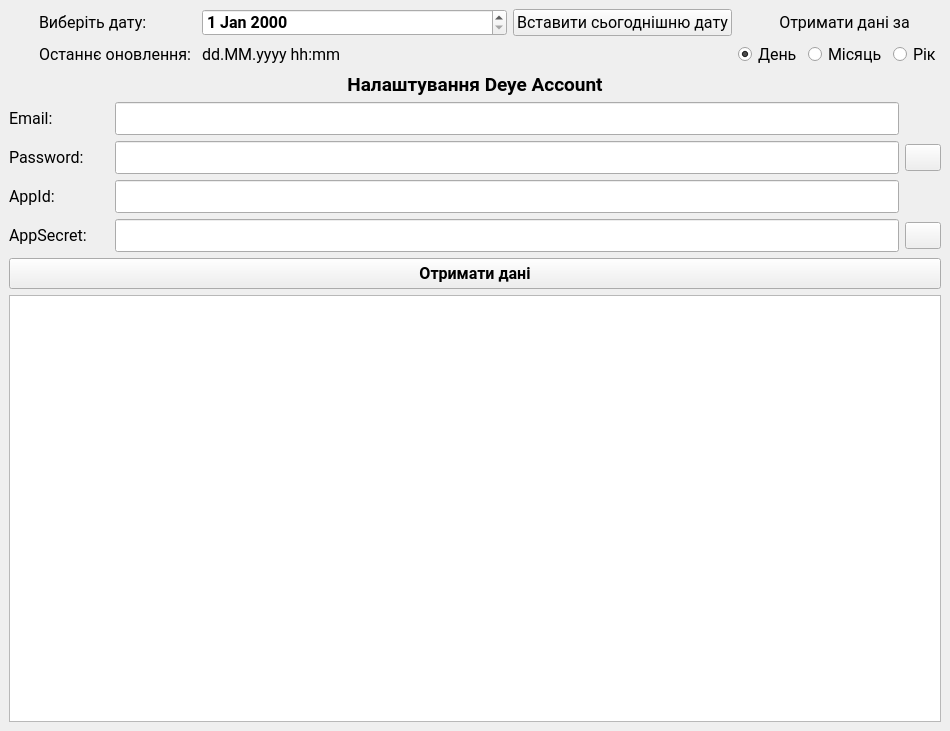
<?xml version="1.0" encoding="UTF-8"?>
<ui version="4.0">
 <class>MainWindow</class>
 <widget class="QMainWindow" name="MainWindow">
  <property name="geometry">
   <rect>
    <x>0</x>
    <y>0</y>
    <width>950</width>
    <height>731</height>
   </rect>
  </property>
  <property name="font">
   <font>
    <family>Roboto</family>
    <pointsize>12</pointsize>
   </font>
  </property>
  <property name="windowTitle">
   <string>DeyeEconomy</string>
  </property>
  <property name="windowIcon">
   <iconset resource="../resources/resources.qrc">
    <normaloff>:/images/icon.ico</normaloff>:/images/icon.ico</iconset>
  </property>
  <property name="styleSheet">
   <string notr="true">font-family: Roboto;
font-size: 12pt;
</string>
  </property>
  <property name="tabShape">
   <enum>QTabWidget::TabShape::Rounded</enum>
  </property>
  <widget class="QWidget" name="centralwidget">
   <property name="sizePolicy">
    <sizepolicy hsizetype="Preferred" vsizetype="Preferred">
     <horstretch>0</horstretch>
     <verstretch>0</verstretch>
    </sizepolicy>
   </property>
   <layout class="QVBoxLayout" name="verticalLayout">
    <item>
     <layout class="QGridLayout" name="gridLayout_3">
      <item row="0" column="1">
       <widget class="QLabel" name="label">
        <property name="sizePolicy">
         <sizepolicy hsizetype="Maximum" vsizetype="Preferred">
          <horstretch>0</horstretch>
          <verstretch>0</verstretch>
         </sizepolicy>
        </property>
        <property name="text">
         <string>Виберіть дату:</string>
        </property>
       </widget>
      </item>
      <item row="1" column="4">
       <layout class="QHBoxLayout" name="viewOptionLayout">
        <property name="sizeConstraint">
         <enum>QLayout::SizeConstraint::SetDefaultConstraint</enum>
        </property>
        <item>
         <widget class="QRadioButton" name="dayRadioButton">
          <property name="sizePolicy">
           <sizepolicy hsizetype="Maximum" vsizetype="Fixed">
            <horstretch>0</horstretch>
            <verstretch>0</verstretch>
           </sizepolicy>
          </property>
          <property name="layoutDirection">
           <enum>Qt::LayoutDirection::LeftToRight</enum>
          </property>
          <property name="text">
           <string>День</string>
          </property>
          <property name="checked">
           <bool>true</bool>
          </property>
         </widget>
        </item>
        <item>
         <widget class="QRadioButton" name="monthRadioButton">
          <property name="sizePolicy">
           <sizepolicy hsizetype="Maximum" vsizetype="Fixed">
            <horstretch>0</horstretch>
            <verstretch>0</verstretch>
           </sizepolicy>
          </property>
          <property name="text">
           <string>Місяць</string>
          </property>
         </widget>
        </item>
        <item>
         <widget class="QRadioButton" name="yearRadioButton">
          <property name="sizePolicy">
           <sizepolicy hsizetype="Maximum" vsizetype="Fixed">
            <horstretch>0</horstretch>
            <verstretch>0</verstretch>
           </sizepolicy>
          </property>
          <property name="text">
           <string>Рік</string>
          </property>
         </widget>
        </item>
       </layout>
      </item>
      <item row="1" column="2">
       <widget class="QLabel" name="lastFetchedDateLabel">
        <property name="text">
         <string>dd.MM.yyyy hh:mm</string>
        </property>
       </widget>
      </item>
      <item row="0" column="4">
       <widget class="QLabel" name="label_2">
        <property name="sizePolicy">
         <sizepolicy hsizetype="Preferred" vsizetype="Preferred">
          <horstretch>0</horstretch>
          <verstretch>0</verstretch>
         </sizepolicy>
        </property>
        <property name="styleSheet">
         <string notr="true">padding-left: 10px</string>
        </property>
        <property name="text">
         <string>Отримати дані за</string>
        </property>
        <property name="alignment">
         <set>Qt::AlignmentFlag::AlignCenter</set>
        </property>
       </widget>
      </item>
      <item row="1" column="1">
       <widget class="QLabel" name="label_8">
        <property name="styleSheet">
         <string notr="true">
</string>
        </property>
        <property name="text">
         <string>Останнє оновлення: </string>
        </property>
       </widget>
      </item>
      <item row="0" column="2">
       <widget class="QDateEdit" name="dateEdit">
        <property name="sizePolicy">
         <sizepolicy hsizetype="Preferred" vsizetype="Fixed">
          <horstretch>0</horstretch>
          <verstretch>0</verstretch>
         </sizepolicy>
        </property>
        <property name="styleSheet">
         <string notr="true">font-weight: bold;
</string>
        </property>
       </widget>
      </item>
      <item row="0" column="3">
       <widget class="QPushButton" name="insertTodayDateButton">
        <property name="sizePolicy">
         <sizepolicy hsizetype="Maximum" vsizetype="Fixed">
          <horstretch>0</horstretch>
          <verstretch>0</verstretch>
         </sizepolicy>
        </property>
        <property name="text">
         <string>Вставити сьогоднішню дату</string>
        </property>
        <property name="icon">
         <iconset resource="../resources/resources.qrc">
          <normaloff>:/images/today_date.svg</normaloff>:/images/today_date.svg</iconset>
        </property>
        <property name="iconSize">
         <size>
          <width>24</width>
          <height>24</height>
         </size>
        </property>
       </widget>
      </item>
      <item row="0" column="0">
       <widget class="QLabel" name="label_9">
        <property name="sizePolicy">
         <sizepolicy hsizetype="Maximum" vsizetype="Preferred">
          <horstretch>0</horstretch>
          <verstretch>0</verstretch>
         </sizepolicy>
        </property>
        <property name="text">
         <string/>
        </property>
        <property name="pixmap">
         <pixmap resource="../resources/resources.qrc">:/images/edit_date.svg</pixmap>
        </property>
       </widget>
      </item>
      <item row="1" column="0">
       <widget class="QLabel" name="label_10">
        <property name="sizePolicy">
         <sizepolicy hsizetype="Minimum" vsizetype="Minimum">
          <horstretch>0</horstretch>
          <verstretch>0</verstretch>
         </sizepolicy>
        </property>
        <property name="minimumSize">
         <size>
          <width>24</width>
          <height>24</height>
         </size>
        </property>
        <property name="text">
         <string/>
        </property>
        <property name="pixmap">
         <pixmap resource="../resources/resources.qrc">:/images/last_featched.svg</pixmap>
        </property>
        <property name="scaledContents">
         <bool>true</bool>
        </property>
       </widget>
      </item>
     </layout>
    </item>
    <item>
     <widget class="QLabel" name="label_3">
      <property name="sizePolicy">
       <sizepolicy hsizetype="Preferred" vsizetype="Preferred">
        <horstretch>0</horstretch>
        <verstretch>0</verstretch>
       </sizepolicy>
      </property>
      <property name="minimumSize">
       <size>
        <width>0</width>
        <height>0</height>
       </size>
      </property>
      <property name="styleSheet">
       <string notr="true">font-size: 14pt;
font-weight: bold;</string>
      </property>
      <property name="text">
       <string>Налаштування Deye Account</string>
      </property>
      <property name="alignment">
       <set>Qt::AlignmentFlag::AlignCenter</set>
      </property>
     </widget>
    </item>
    <item>
     <layout class="QGridLayout" name="gridLayout">
      <property name="sizeConstraint">
       <enum>QLayout::SizeConstraint::SetDefaultConstraint</enum>
      </property>
      <item row="0" column="0">
       <layout class="QHBoxLayout" name="emailEditLayout">
        <item>
         <widget class="QLabel" name="label_4">
          <property name="minimumSize">
           <size>
            <width>100</width>
            <height>0</height>
           </size>
          </property>
          <property name="maximumSize">
           <size>
            <width>16777215</width>
            <height>16777215</height>
           </size>
          </property>
          <property name="text">
           <string>Email:</string>
          </property>
         </widget>
        </item>
        <item>
         <widget class="QLineEdit" name="emailLineEdit">
          <property name="sizePolicy">
           <sizepolicy hsizetype="Expanding" vsizetype="Fixed">
            <horstretch>0</horstretch>
            <verstretch>0</verstretch>
           </sizepolicy>
          </property>
          <property name="maximumSize">
           <size>
            <width>16777215</width>
            <height>16777215</height>
           </size>
          </property>
          <property name="styleSheet">
           <string notr="true">padding:5px;</string>
          </property>
          <property name="alignment">
           <set>Qt::AlignmentFlag::AlignLeading|Qt::AlignmentFlag::AlignLeft|Qt::AlignmentFlag::AlignVCenter</set>
          </property>
         </widget>
        </item>
       </layout>
      </item>
      <item row="1" column="0">
       <layout class="QHBoxLayout" name="passwordEditlayout">
        <item>
         <widget class="QLabel" name="label_5">
          <property name="minimumSize">
           <size>
            <width>100</width>
            <height>0</height>
           </size>
          </property>
          <property name="maximumSize">
           <size>
            <width>16777215</width>
            <height>16777215</height>
           </size>
          </property>
          <property name="text">
           <string>Password:</string>
          </property>
         </widget>
        </item>
        <item>
         <widget class="QLineEdit" name="passwordLineEdit">
          <property name="styleSheet">
           <string notr="true">padding:5px;</string>
          </property>
          <property name="echoMode">
           <enum>QLineEdit::EchoMode::Password</enum>
          </property>
         </widget>
        </item>
       </layout>
      </item>
      <item row="1" column="1">
       <widget class="QPushButton" name="showPasswordButton">
        <property name="sizePolicy">
         <sizepolicy hsizetype="Fixed" vsizetype="Fixed">
          <horstretch>0</horstretch>
          <verstretch>0</verstretch>
         </sizepolicy>
        </property>
        <property name="maximumSize">
         <size>
          <width>36</width>
          <height>16777215</height>
         </size>
        </property>
        <property name="styleSheet">
         <string notr="true"/>
        </property>
        <property name="text">
         <string/>
        </property>
        <property name="icon">
         <iconset resource="../resources/resources.qrc">
          <normaloff>:/images/visibility_on.svg</normaloff>:/images/visibility_on.svg</iconset>
        </property>
        <property name="iconSize">
         <size>
          <width>24</width>
          <height>24</height>
         </size>
        </property>
        <property name="checkable">
         <bool>true</bool>
        </property>
        <property name="checked">
         <bool>false</bool>
        </property>
       </widget>
      </item>
      <item row="2" column="0">
       <layout class="QHBoxLayout" name="appIdEditLayout">
        <item>
         <widget class="QLabel" name="label_6">
          <property name="minimumSize">
           <size>
            <width>100</width>
            <height>0</height>
           </size>
          </property>
          <property name="text">
           <string>AppId:</string>
          </property>
         </widget>
        </item>
        <item>
         <widget class="QLineEdit" name="appIdLineEdit">
          <property name="styleSheet">
           <string notr="true">padding: 5px;</string>
          </property>
         </widget>
        </item>
       </layout>
      </item>
      <item row="3" column="0">
       <layout class="QHBoxLayout" name="appSecretEditLayout">
        <item>
         <widget class="QLabel" name="label_7">
          <property name="minimumSize">
           <size>
            <width>100</width>
            <height>0</height>
           </size>
          </property>
          <property name="text">
           <string>AppSecret:</string>
          </property>
         </widget>
        </item>
        <item>
         <widget class="QLineEdit" name="appSecretLineEdit">
          <property name="styleSheet">
           <string notr="true">padding:5px;</string>
          </property>
          <property name="echoMode">
           <enum>QLineEdit::EchoMode::Password</enum>
          </property>
         </widget>
        </item>
       </layout>
      </item>
      <item row="3" column="1">
       <widget class="QPushButton" name="showAppSecretButton">
        <property name="maximumSize">
         <size>
          <width>36</width>
          <height>16777215</height>
         </size>
        </property>
        <property name="styleSheet">
         <string notr="true"/>
        </property>
        <property name="text">
         <string/>
        </property>
        <property name="icon">
         <iconset resource="../resources/resources.qrc">
          <normaloff>:/images/visibility_on.svg</normaloff>:/images/visibility_on.svg</iconset>
        </property>
        <property name="iconSize">
         <size>
          <width>24</width>
          <height>24</height>
         </size>
        </property>
        <property name="checkable">
         <bool>true</bool>
        </property>
        <property name="checked">
         <bool>false</bool>
        </property>
       </widget>
      </item>
     </layout>
    </item>
    <item>
     <widget class="QPushButton" name="fetchDataButton">
      <property name="styleSheet">
       <string notr="true">font-weight: bold;
padding: 5px;</string>
      </property>
      <property name="text">
       <string>Отримати дані</string>
      </property>
     </widget>
    </item>
    <item>
     <widget class="QTableView" name="tableView">
      <attribute name="horizontalHeaderDefaultSectionSize">
       <number>150</number>
      </attribute>
      <attribute name="verticalHeaderCascadingSectionResizes">
       <bool>true</bool>
      </attribute>
     </widget>
    </item>
   </layout>
  </widget>
  <widget class="QMenuBar" name="menubar">
   <property name="geometry">
    <rect>
     <x>0</x>
     <y>0</y>
     <width>950</width>
     <height>33</height>
    </rect>
   </property>
  </widget>
 </widget>
 <resources>
  <include location="../resources/resources.qrc"/>
 </resources>
 <connections/>
</ui>
